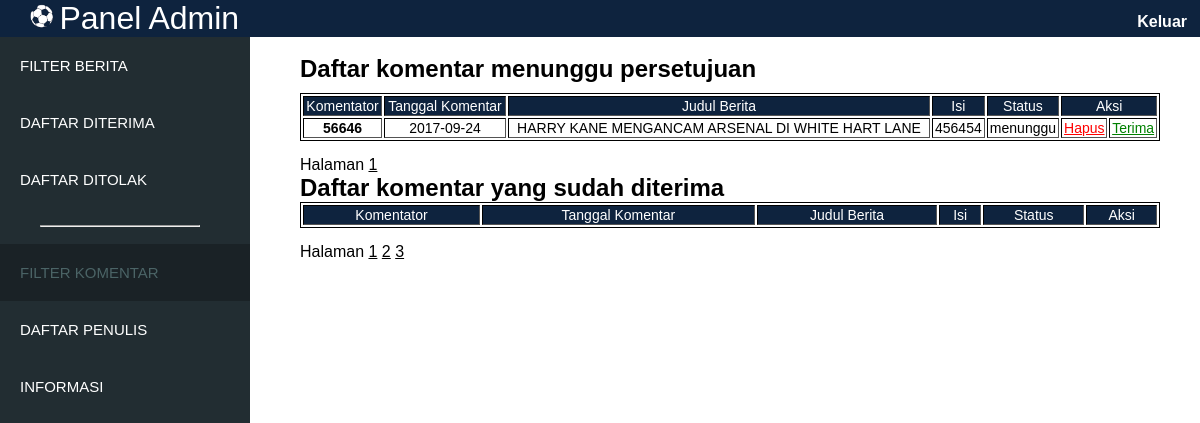
The app's page /komentar.php (signed in) with its own data.
### tables this page shows
CREATE TABLE IF NOT EXISTS `komentar` (
  `id_komentar` int(100) NOT NULL AUTO_INCREMENT,
  `isi_komentar` text NOT NULL,
  `tanggal_komen` date NOT NULL,
  `komentator` varchar(255) NOT NULL,
  `status_komen` varchar(30) NOT NULL,
  `idberitaa` int(100) NOT NULL,
  PRIMARY KEY (`id_komentar`)
);

CREATE TABLE IF NOT EXISTS `berita` (
  `id_berita` int(255) NOT NULL AUTO_INCREMENT,
  `judul` varchar(100) NOT NULL,
  `tanggal` date DEFAULT NULL,
  `id_kategori` int(6) NOT NULL,
  `gambar` varchar(100) NOT NULL,
  `isi` text NOT NULL,
  `status` varchar(30) NOT NULL,
  `id_user` int(50) NOT NULL,
  PRIMARY KEY (`id_berita`)
);

### komentar.php (the view, shortened to what this page needs)
<?php
    include("koneksi.php");
    ?>
<!DOCTYPE html>
<html lang="id">
<head>
<link href="style.css" rel="stylesheet" type="text/css">
</head>
<body>
<header class='head-penulis'>
<img class='bola' src="img/fav.png">
<a href="index.php"><span class="judul-head">Panel Admin</span></a>
<a href="logoutadmin.php"><span class="keluar"><b>Keluar</b></span></a>
</header>
<aside id="sidebar">
<ul>
  <li class="sidebar-dua">
    <a href="admin.php">FILTER BERITA</a>
  </li>
  <li class="sidebar-dua">
    <a href="daftar-diterima.php">DAFTAR DITERIMA</a>
  </li>
  <li class="sidebar-dua">
    <a href="daftar-ditolak.php">DAFTAR DITOLAK</a>
  </li><br>
  <hr class="hr"><br>
  <li class="navberita">
    <a>FILTER KOMENTAR</a>
  </li>
  <li class="sidebar-dua">
    <a href="daftar-penulis.php">DAFTAR PENULIS</a>
  </li>
  <li class="sidebar-dua">
    <a href="info-admin.php">INFORMASI</a>
  </li>
</ul>
</aside>
<section class="tulis-satu">
<div class="tulis-dua">
  <p>
  </p>
  <h1>Daftar komentar menunggu persetujuan</h1>
</div>
<div id="tulis">
  <div class="filter">
    <table class="tabelfilter" border="1">
    <thead class="head-tabel">
      <td>Komentator</td>
      <td>Tanggal Komentar</td>
      <td>Judul Berita</td>
      <td>Isi</td>
      <td>Status</td>
      <td colspan="2">Aksi</td>
    </thead>
    <?php
    $halaman = 5;
    $page = isset($_GET["halaman"]) ? (int)$_GET["halaman"] : 1;
    $mulai = ($page>1) ? ($page * $halaman) - $halaman : 0;
    $result = mysqli_query($connect,"SELECT * FROM komentar WHERE status_komen='menunggu'");
    $total = mysqli_num_rows($result);
    $pages = ceil($total/$halaman);
    $sql = "SELECT * from komentar k JOIN berita b ON k.idberitaa=b.id_berita WHERE k.status_komen='menunggu' ORDER BY k.id_komentar DESC LIMIT $mulai, $halaman";
          $hasil = mysqli_query($connect,$sql);
          while ($data = mysqli_fetch_assoc($hasil)){
              echo "<tr>";
              echo "<td><strong>".$data['komentator']."</strong</td>";
              echo "<td>".$data['tanggal_komen']."</td>";
              echo "<td>".$data['judul']."</td>";
              echo "<td>".$data['isi_komentar']."</td>";
              echo "<td>".$data['status_komen']."</td>";
              echo "<td><a class='red' href=deletekomen.php?id=".$data['id_komentar'].">Hapus</a></td>";
              echo "<td><a class='green' href=terimakomen.php?id=".$data['id_komentar'].">Terima</a></td>";
              echo "</tr>";
          }
          ?>
    </table>
    <div>
    <a>Halaman </a>
  <?php for ($i=1; $i<=$pages ; $i++){ ?>
  <a class="paging" href="?halaman=<?php echo $i; ?>"><?php echo $i; ?></a>
  <?php } ?>
  </div>
    <div>
  <h1>Daftar komentar yang sudah diterima</h1>
  </div>
    <table class="tabelfilter" border="1">
    <thead class="head-tabel">
      <td>Komentator</td>
      <td>Tanggal Komentar</td>
      <td>Judul Berita</td>
      <td>Isi</td>
      <td>Status</td>
      <td colspan="3">Aksi</td>
    </thead>
   <?php
    $halaman = 5;
    $result = mysqli_query($connect,"SELECT * FROM komentar WHERE status_komen='diterima'");
    $total = mysqli_num_rows($result);
    $pages = ceil($total/$halaman);
          ?>
    </table>
<div>
    <a>Halaman </a>
  <?php for ($i=1; $i<=$pages ; $i++){ ?>
  <a class="paging" href="?page=<?php echo $i; ?>"><?php echo $i; ?></a>
  <?php } ?>
  </div>
  </div>
</div>
</section>
</body>
</html>

### style.css (style rules this page uses)
* { box-sizing:border-box; margin:0 auto; }
html,body { height:100%; font-family: tahoma, Helvetica; }
ul li { list-style-type:none; color: white; }
hr { margin-left: 5%; margin-right: 5%; }
.hr { margin-left: 0px; margin-right: 50px; }
a { text-decoration: none; }
a:link { color: white; }
.head-penulis { background-color:#0E233E; padding-left:30px; }
.keluar { font-size:1em; color:white; float:right; margin:13px; }
.bola { width:25px; height:25px; }
.judul-head { color:white; font-size:2em; }
aside { background-color:#222D32; float:left; font-size: 15px; width: 250px; position: static; min-height: 100%; }
ul li.sidebar-dua { padding:20px 0px 20px 20px; margin-left:-40px; }
ul li.navberita { padding:20px 0px 20px 20px; margin-left:-40px; background-color:#1A2226; color:#4B6466; }
#tulis { margin-left:300px; margin-right: 40px; }
.tulis-dua { margin-left:300px; padding-bottom:10px; }
.tabelfilter { text-align:center; width:100%; border:1px solid black; float:left; margin-bottom: 15px; font-size: 14px; }
.head-tabel { background-color:#0E233E; color:white; }
.paging:link { color: black; text-decoration: underline; }
.green:link { color: green; text-decoration: underline; }
.red:link { color: red; text-decoration: underline; }

### records on screen
komentar: komentator "56646", tanggal_komen "2017-09-24", berita.judul "HARRY KANE MENGANCAM ARSENAL DI WHITE HART LANE", isi_komentar "456454", status_komen "menunggu"
